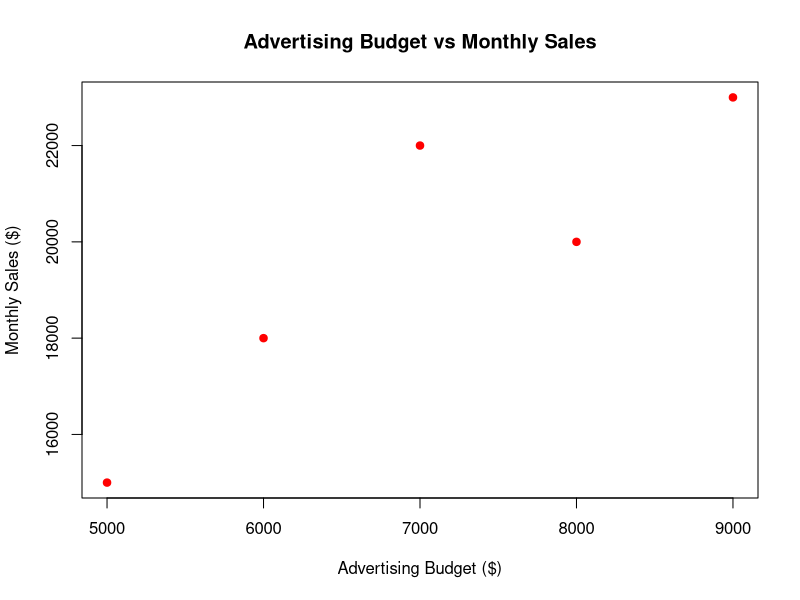

R code for this plot:
# Dataset
sales <- c(15000, 18000, 22000, 20000, 23000)

advertising <- c(5000, 6000, 7000, 8000, 9000)

# Scatter Plot
plot(advertising, sales,
     main = "Advertising Budget vs Monthly Sales",
     xlab = "Advertising Budget ($)",
     ylab = "Monthly Sales ($)",
     pch = 19,
     col = "red")
